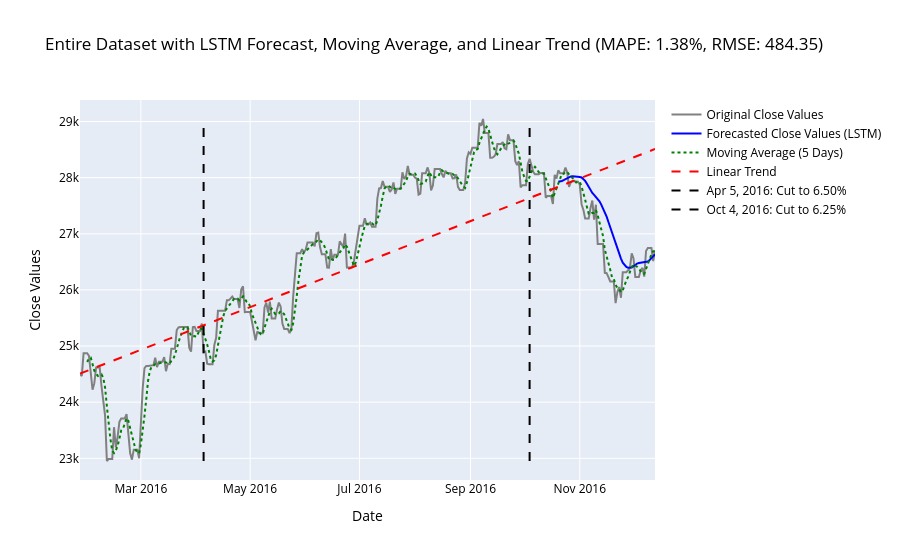

Notebook code cell kept with this figure:
### Markdown cell above
Graph: Show entire dataset (original + prediction + moving average + trend)

### Code cell
# Original Close Values
trace_original_event2 = go.Scatter(
    x=filtered_data_event2['Date'], 
    y=filtered_data_event2['Close'], 
    mode='lines', 
    name='Original Close Values',
    line=dict(color='grey')
)

# LSTM Predictions
trace_lstm_event2 = go.Scatter(
    x=filtered_data_event2['Date'][split_index_event2 + seq_length:], 
    y=predictions_event2.flatten(), 
    mode='lines', 
    name='Forecasted Close Values (LSTM)',
    line=dict(color='blue')
)

# Moving Average (5 Days)
trace_moving_avg_event2 = go.Scatter(
    x=filtered_data_event2['Date'], 
    y=filtered_data_event2['Moving_Average'], 
    mode='lines', 
    name='Moving Average (5 Days)',
    line=dict(color='green', dash='dot')
)

# Linear Trend Line
trace_linear_trend_event2 = go.Scatter(
    x=filtered_data_event2['Date'], 
    y=filtered_data_event2['Linear_Trend'], 
    mode='lines', 
    name='Linear Trend',
    line=dict(color='red', dash='dash')
)

# Vertical Lines for interest rate cuts (Updated for the new events)
vertical_lines_event2 = [
    go.Scatter(
        x=[pd.to_datetime('2016-04-05'), pd.to_datetime('2016-04-05')],
        y=[filtered_data_event2['Close'].min(), filtered_data_event2['Close'].max()],
        mode='lines',
        line=dict(color='black', dash='dash'),
        name='Apr 5, 2016: Cut to 6.50%'
    ),
    go.Scatter(
        x=[pd.to_datetime('2016-10-04'), pd.to_datetime('2016-10-04')],
        y=[filtered_data_event2['Close'].min(), filtered_data_event2['Close'].max()],
        mode='lines',
        line=dict(color='black', dash='dash'),
        name='Oct 4, 2016: Cut to 6.25%'
    )
]

# Combine all traces for the specific graph
layout_event2 = go.Layout(
    title=f"Entire Dataset with LSTM Forecast, Moving Average, and Linear Trend (MAPE: {mape_event2:.2f}%, RMSE: {rmse_value_event2:.2f})",
    xaxis_title="Date",
    yaxis_title="Close Values",
    font=dict(color="black"),
    xaxis=dict(showgrid=True),
    yaxis=dict(showgrid=True)
)

fig_event2 = go.Figure(data=[trace_original_event2, trace_lstm_event2, trace_moving_avg_event2, trace_linear_trend_event2] + vertical_lines_event2, layout=layout_event2)
fig_event2.show()

### Figure 1 — Plotly figure (JSON) as saved in the notebook; plotly's stock layout.template omitted (floating-point values rounded to 4 significant figures; data arrays with more than 128 entries replaced by an {"elided": "..."} marker saying what was removed)
{"data": [{"line": {"color": "grey"}, "mode": "lines", "name": "Original Close Values", "type": "scatter", "x": {"elided": "322 str values"}, "y": {"elided": "322 float values"}}, {"line": {"color": "blue"}, "mode": "lines", "name": "Forecasted Close Values (LSTM)", "type": "scatter", "x": ["2016-10-20T00:00:00", "2016-10-21T00:00:00", "2016-10-22T00:00:00", "2016-10-23T00:00:00", "2016-10-24T00:00:00", "2016-10-25T00:00:00", "2016-10-26T00:00:00", "2016-10-27T00:00:00", "2016-10-28T00:00:00", "2016-10-29T00:00:00", "2016-10-30T00:00:00", "2016-10-31T00:00:00", "2016-11-01T00:00:00", "2016-11-02T00:00:00", "2016-11-03T00:00:00", "2016-11-04T00:00:00", "2016-11-05T00:00:00", "2016-11-06T00:00:00", "2016-11-07T00:00:00", "2016-11-08T00:00:00", "2016-11-09T00:00:00", "2016-11-10T00:00:00", "2016-11-11T00:00:00", "2016-11-12T00:00:00", "2016-11-13T00:00:00", "2016-11-14T00:00:00", "2016-11-15T00:00:00", "2016-11-16T00:00:00", "2016-11-17T00:00:00", "2016-11-18T00:00:00", "2016-11-19T00:00:00", "2016-11-20T00:00:00", "2016-11-21T00:00:00", "2016-11-22T00:00:00", "2016-11-23T00:00:00", "2016-11-24T00:00:00", "2016-11-25T00:00:00", "2016-11-26T00:00:00", "2016-11-27T00:00:00", "2016-11-28T00:00:00", "2016-11-29T00:00:00", "2016-11-30T00:00:00", "2016-12-01T00:00:00", "2016-12-02T00:00:00", "2016-12-03T00:00:00", "2016-12-04T00:00:00", "2016-12-05T00:00:00", "2016-12-06T00:00:00", "2016-12-07T00:00:00", "2016-12-08T00:00:00", "2016-12-09T00:00:00", "2016-12-10T00:00:00", "2016-12-11T00:00:00", "2016-12-12T00:00:00", "2016-12-13T00:00:00"], "y": [27930.0, 27930.0, 27940.0, 27960.0, 27970.0, 28000.0, 28020.0, 28020.0, 28020.0, 28020.0, 28020.0, 28020.0, 28010.0, 28000.0, 27980.0, 27940.0, 27890.0, 27840.0, 27780.0, 27730.0, 27690.0, 27650.0, 27630.0, 27580.0, 27520.0, 27450.0, 27390.0, 27300.0, 27210.0, 27110.0, 27010.0, 26920.0, 26830.0, 26730.0, 26640.0, 26560.0, 26490.0, 26440.0, 26410.0, 26390.0, 26390.0, 26400.0, 26420.0, 26450.0, 26470.0, 26480.0, 26480.0, 26490.0, 26490.0, 26490.0, 26510.0, 26530.0, 26570.0, 26610.0, 26630.0]}, {"line": {"color": "green", "dash": "dot"}, "mode": "lines", "name": "Moving Average (5 Days)", "type": "scatter", "x": {"elided": "322 str values"}, "y": {"elided": "322 float values"}}, {"line": {"color": "red", "dash": "dash"}, "mode": "lines", "name": "Linear Trend", "type": "scatter", "x": {"elided": "322 str values"}, "y": {"elided": "322 float values"}}, {"line": {"color": "black", "dash": "dash"}, "mode": "lines", "name": "Apr 5, 2016: Cut to 6.50%", "type": "scatter", "x": ["2016-04-05T00:00:00", "2016-04-05T00:00:00"], "y": [22950.0, 29050.0]}, {"line": {"color": "black", "dash": "dash"}, "mode": "lines", "name": "Oct 4, 2016: Cut to 6.25%", "type": "scatter", "x": ["2016-10-04T00:00:00", "2016-10-04T00:00:00"], "y": [22950.0, 29050.0]}], "layout": {"font": {"color": "black"}, "title": {"text": "Entire Dataset with LSTM Forecast, Moving Average, and Linear Trend (MAPE: 1.38%, RMSE: 484.35)"}, "xaxis": {"showgrid": true, "title": {"text": "Date"}}, "yaxis": {"showgrid": true, "title": {"text": "Close Values"}}}}
